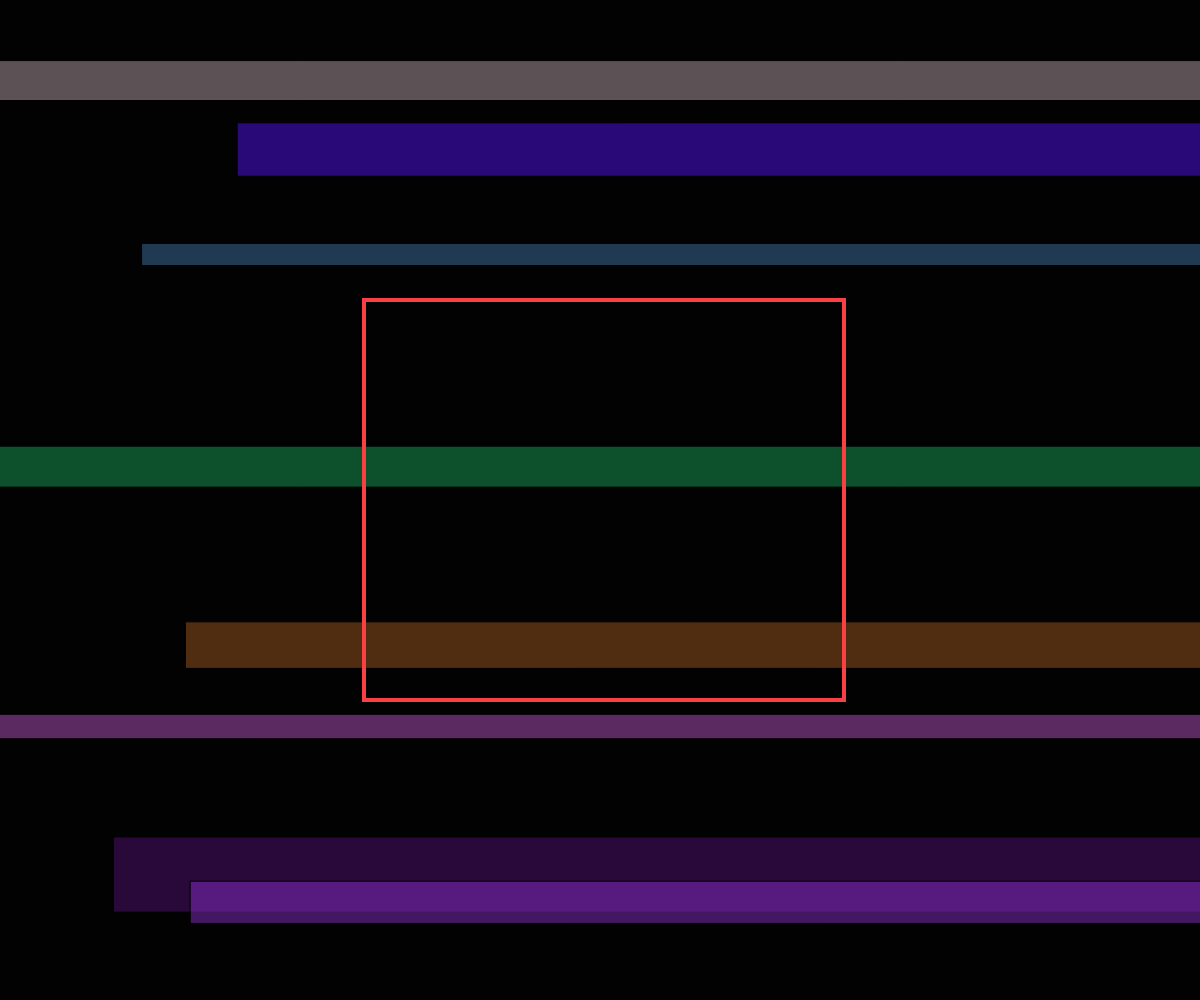
Frame 1 (no input)
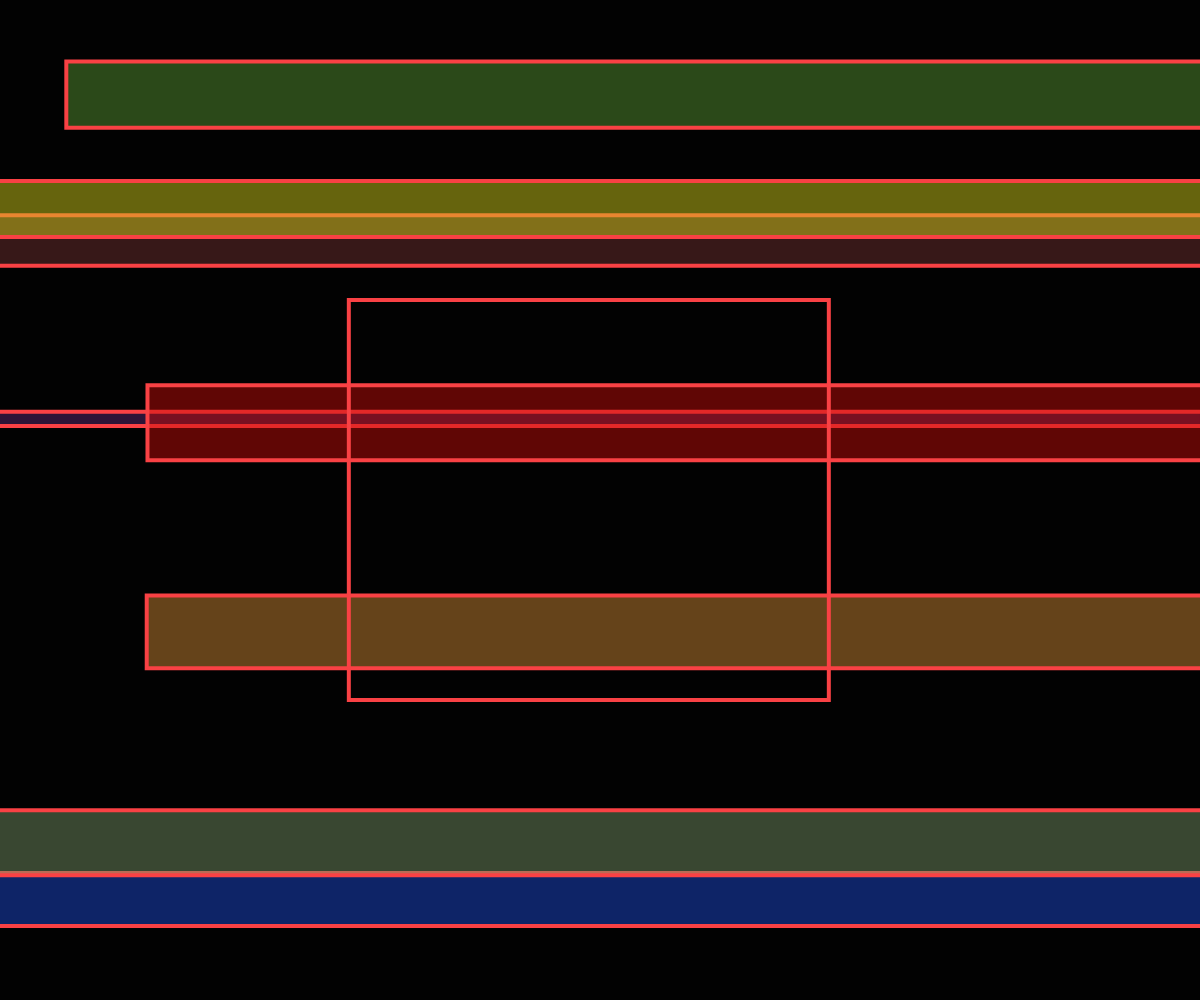
Frame 60 (no input)
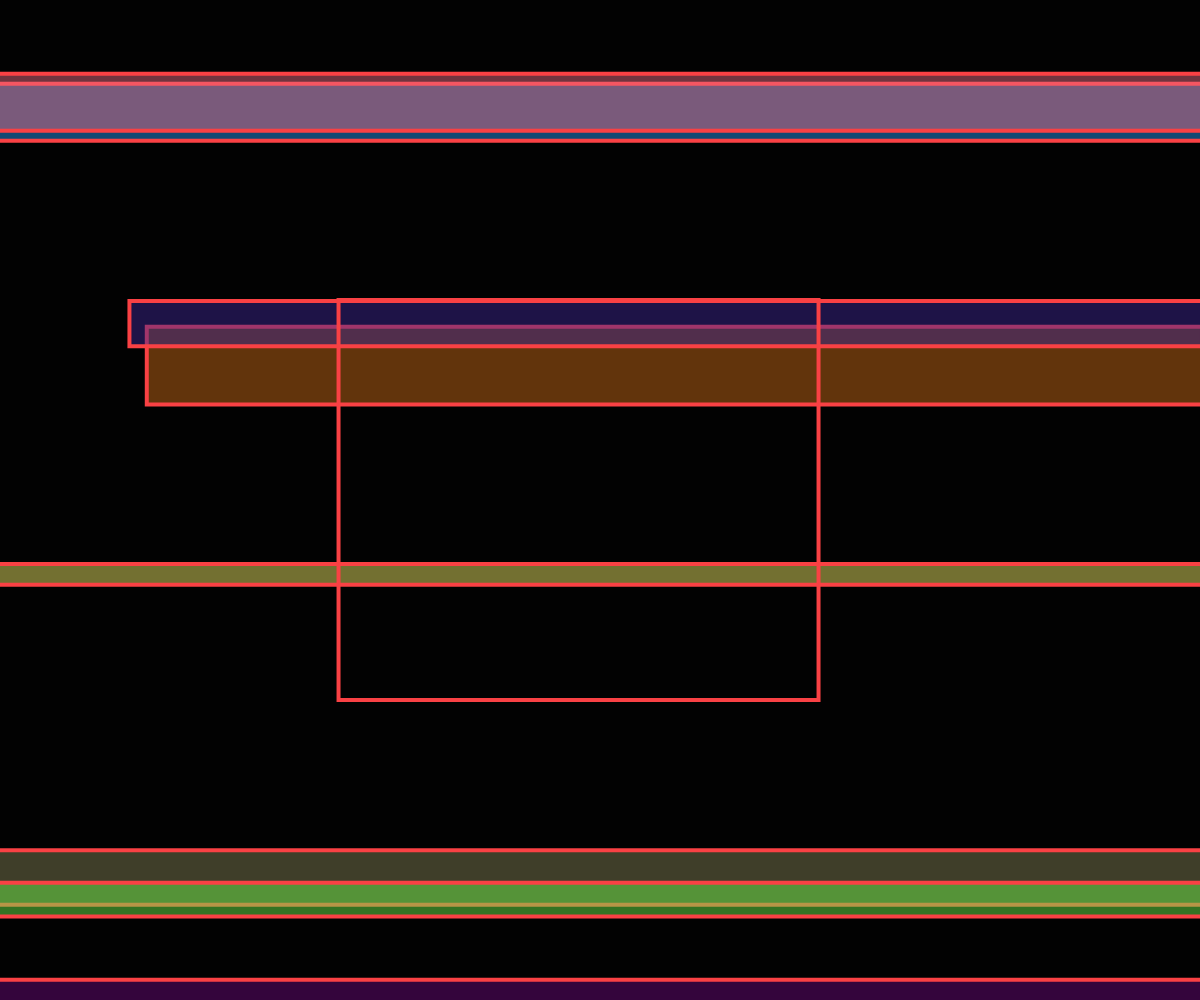
Frame 120 (the mouse pressed at the canvas centre since frame 60)

The p5.js sketch that drew these frames (run headless with seeded random() and noise() and a simulated clock; from frame 60 on, the mouse is pressed at the canvas centre):

// p5.js sketch
// ── sketch.js
function setup() {
  createCanvas(windowWidth, windowHeight);
  frameRate(24);
}

function draw() {
  background('#020202');
  for (let i = 0; i < 8; i++) {
    const y = random(height);
    const h = random(10, 80);
    fill(random(255), random(255), random(255), 120);
    rect(random(-width * 0.2, width * 0.2), y, width * 1.2, h);
  }
  noFill();
  stroke('#f94144');
  strokeWeight(4);
  const bug = sin(frameCount * 0.1) * 40;
  rect(width * 0.3 + bug, height * 0.3, width * 0.4, height * 0.4);
}

function windowResized() {
  resizeCanvas(windowWidth, windowHeight);
}
